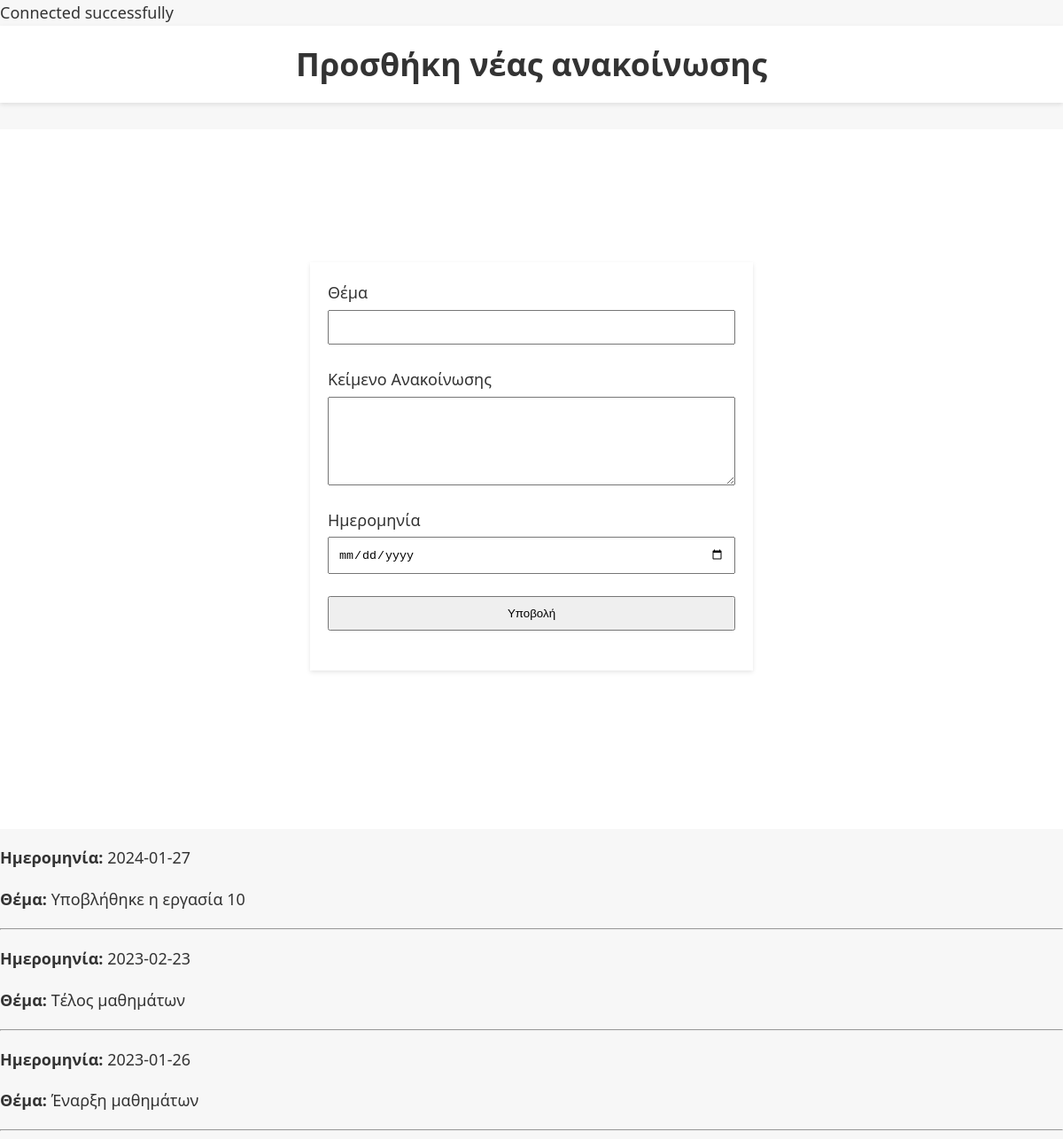
Screenshot of /add_announcement.php with the database file from the repository.
### tables this page shows
CREATE TABLE `announcements` (
  `id` int(11) NOT NULL,
  `date` date DEFAULT NULL,
  `subject` varchar(255) DEFAULT NULL,
  `main_text` text DEFAULT NULL
);

### add_announcement.php (the view, shortened to what this page needs)
<?php
include 'db_connection.php';
$sql = "SELECT date, subject, main_text FROM announcements ORDER BY date DESC";
$result = $conn->query($sql);
?>
<!DOCTYPE html>
<html lang="el">
<head>
</head>
<body>
    <h2>Προσθήκη νέας ανακοίνωσης</h2>
    <div id="container">
        <div id="main-content">
            <div class="content">
                <form action="<?php echo htmlspecialchars($_SERVER["PHP_SELF"]); ?>" method="post">
                    <div>
                        <label>Θέμα</label>
                        <input type="text" name="subject" required>
                    </div>
                    <div>
                        <label>Κείμενο Ανακοίνωσης</label>
                        <textarea name="main_text" required></textarea>
                    </div>
                    <div>
                        <label>Ημερομηνία</label>
                        <input type="date" name="date" required>
                    </div>
                    <div>
                        <input type="submit" value="Υποβολή">
                    </div>
                </form>
            </div>
        </div>
    </div>
    <div class="announcements">
        <?php
        if ($result->num_rows > 0) {
            while ($row = $result->fetch_assoc()) {
                echo "<div class='announcement'>";
                echo "<p><strong>Ημερομηνία:</strong> " . htmlspecialchars($row['date']) . "</p>";
                echo "<p><strong>Θέμα:</strong> " . htmlspecialchars($row['subject']) . "</p>";
                echo "</div><hr>";
            }
        } else {
            echo "Δεν υπάρχουν ανακοινώσεις.";
        }
        ?>
    </div>
</body>
</html>

### add_announcement.php (style rules this page uses)
*, *:before, *:after { box-sizing: border-box; }
body, h1, h2, ul, li, a { margin: 0; padding: 0; list-style-type: none; text-decoration: none; }
body { font-family: 'Segoe UI', Tahoma, Geneva, Verdana, sans-serif; line-height: 1.6; font-size: 18px; color: #333; background-color: #f7f7f7; }
h2 { text-align: center; font-size: 2.0em; color: #333; background-color: #fff; padding: 15px 0; margin-bottom: 30px; box-shadow: 0 2px 5px rgba(0, 0, 0, 0.1); }
#container { display: flex; flex-wrap: wrap; min-height: calc(100vh - 70px); }
#main-content { flex: 1; background-color: #fff; padding: 30px; }
#main-content .content { display: flex; flex-direction: column; align-items: center; justify-content: center; min-height: calc(100vh - 70px); }
form { width: 100%; max-width: 500px; padding: 20px; box-shadow: 0 2px 5px rgba(0, 0, 0, 0.1); background: #ffffff; margin-bottom: 30px; }
form div { margin-bottom: 15px; text-align: left; }
form label { display: block; margin-bottom: 5px; }
form input[type="text"], form input[type="date"], form textarea, form input[type="submit"] { width: 100%; padding: 10px; margin-bottom: 10px; }
form textarea { height: 100px; }

### rows the page displays
announcements: date "2024-01-27", subject "Υποβλήθηκε η εργασία 10"
announcements: date "2023-02-23", subject "Tέλος μαθημάτων"
announcements: date "2023-01-26", subject "Έναρξη μαθημάτων"
